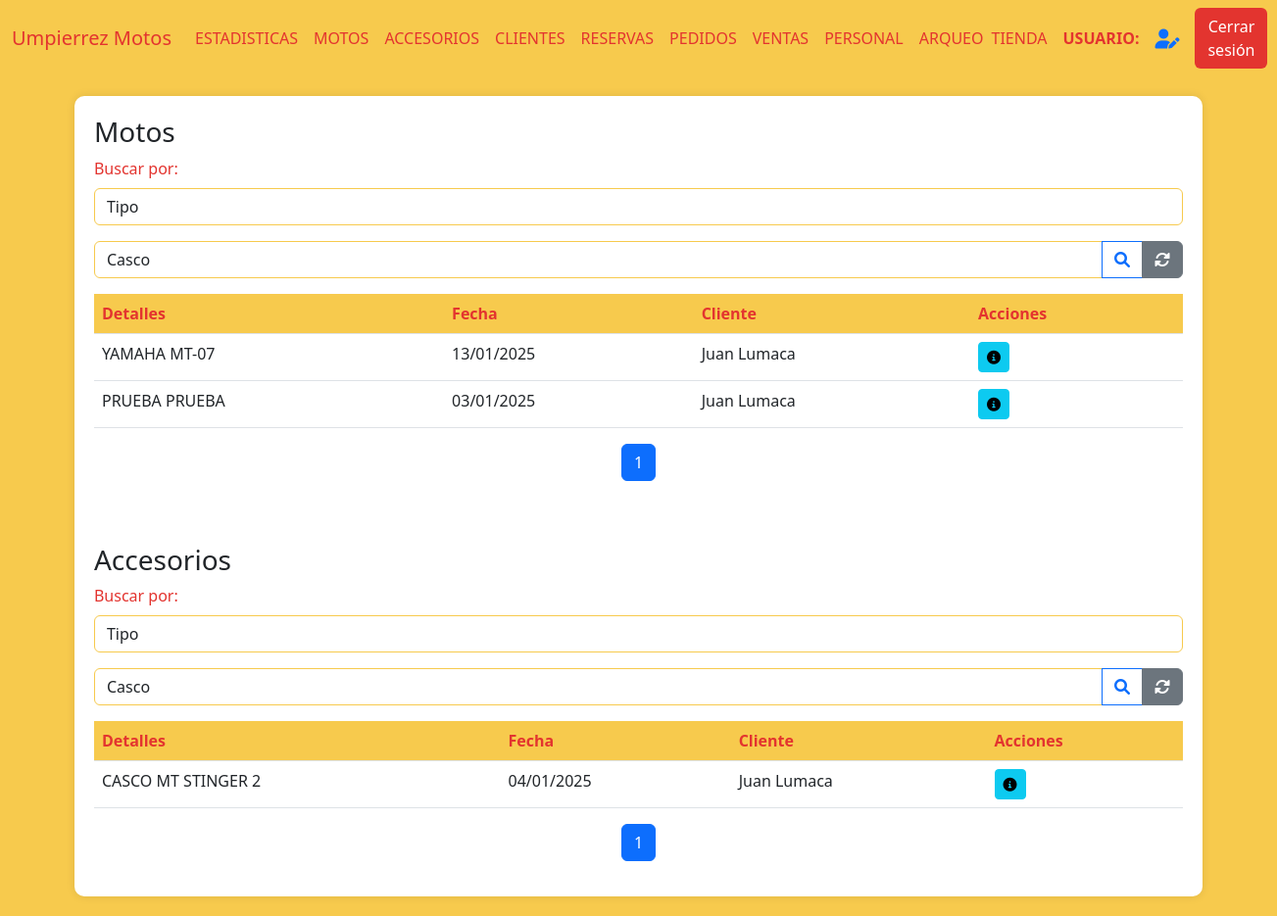
Page /ventas (signed in) on the earlier database version.
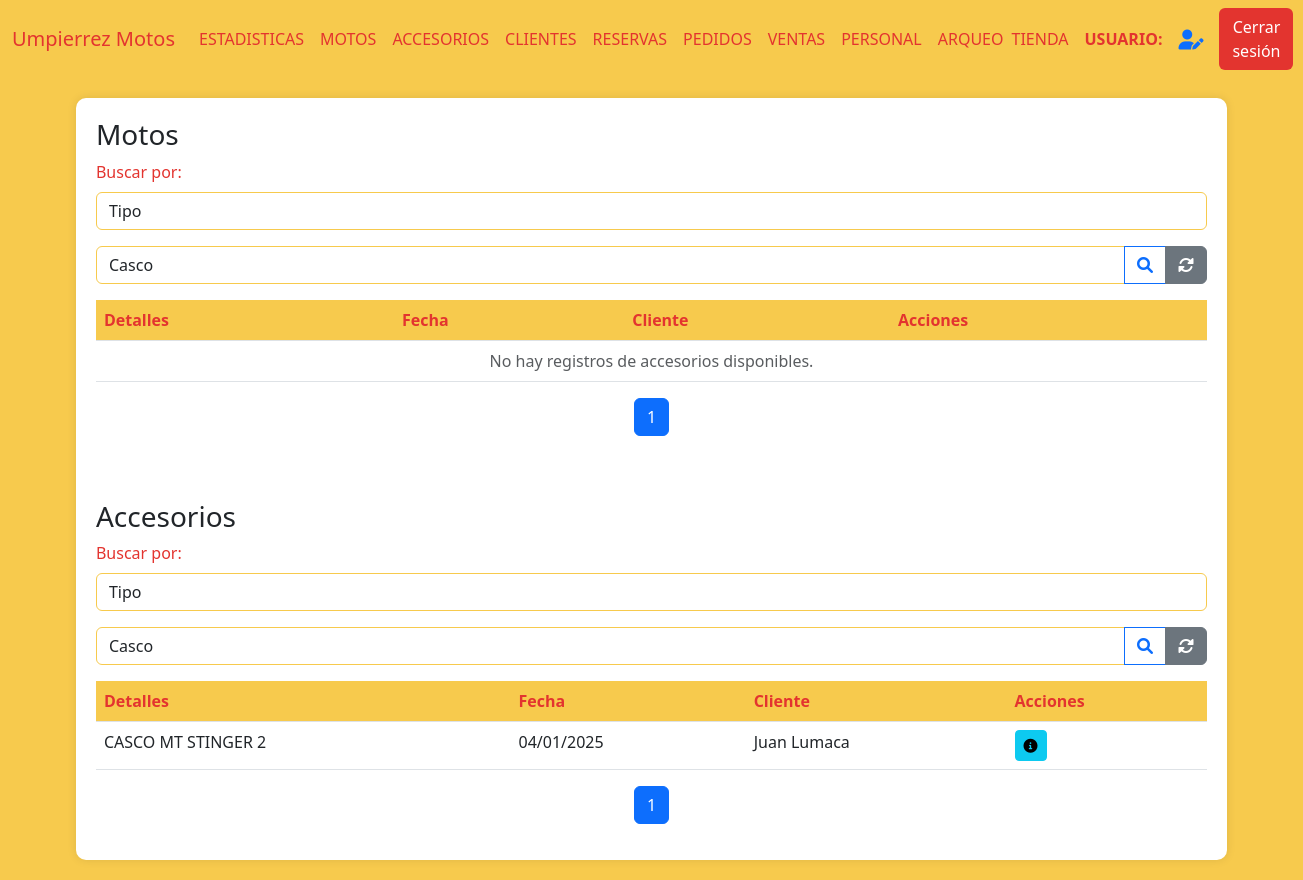
Same page on the later database version.
### AppUM/models.py (models this page shows)
class ComprasVentas(models.Model):
    moto = models.ForeignKey(Moto, related_name='moto_cliente', on_delete=models.CASCADE)
    cliente = models.ForeignKey(Cliente, related_name='cliente_moto', on_delete=models.CASCADE)
    fecha_compra = models.DateField()
    fotocopia_libreta = models.ImageField(null=True, blank=True, upload_to="documentacion/libretas/")
    compra_venta = models.FileField(null=True, blank=True, upload_to="documentacion/compra_venta/")
    certificado_venta = models.FileField(null=True, blank=True, upload_to="documentacion/certificado_venta/")
    tipo = models.CharField(max_length=20)
    forma_de_pago = models.TextField(null=True, blank=True)
    facturas = models.FileField(null=True, blank=True, upload_to="documentacion/facturas_motos/")
    class Meta:
        pass

class ClienteAccesorio(models.Model):
    accesorio = models.ForeignKey(Accesorio, related_name='accesorio_cliente', on_delete=models.CASCADE)
    cliente = models.ForeignKey(Cliente, related_name='cliente_cliente', on_delete=models.CASCADE)
    fecha_compra = models.DateField()
    factura = models.IntegerField(null=True)
    factura_rut = models.IntegerField(null=True)
    factura_documento = models.FileField(null=True, blank=True, upload_to="documentacion/facturas_accesorios/")

### AppUM/decorators.py (the view)
    def _wrapped_view(request, *args, **kwargs):
        user = request.user
        if user.is_authenticated:
            usuario_consulta = Personal.objects.filter(usuario=user.username).first()
            if usuario_consulta:
                if Administrativo.objects.filter(personal_ptr_id=usuario_consulta.id,activo=1).exists():
                    return view_func(request, *args, **kwargs)
                else:
                    raise PermissionDenied
            else:
                return view_func(request, *args, **kwargs)
        else:
            return redirect('Login')  # Redirigir al login si no está autenticado

### AppUM/functions.py (called while the page is built)
def funcion_paginas_varias(req,instancia_model):
    paginator = Paginator(instancia_model, 5)  # 5 motos por página
    page_number = req.GET.get('page')  # Obtiene el número de página desde la URL
    page_obj = paginator.get_page(page_number)
    return page_obj

### AppUM/templates/perfil_administrativo/ventas/ventas.html (shortened to what the changed rows need)
{% extends "perfil_administrativo/padre_perfil_administrativo.html" %}
{% load static %}
{% block contenidoQueCambia %}
<div class="table-container" id="inventarios">
    <table class="table">
        <thead>
            <tr>
                <th>Detalles</th>
                <th>Fecha</th>
                <th>Cliente</th>
                <th>Acciones</th>
            </tr>
        </thead>
        <tbody>
            {% if page_obj %}
                {% for moto in page_obj %}
            <tr>
                <td>{{ moto.moto.moto__marca }} {{ moto.moto.moto__modelo }}</td>
                <td>{{ moto.moto.fecha_compra|date:"d/m/Y"}}</td>
                <td>{{ moto.moto.cliente__nombre }} {{ moto.moto.cliente__apellido }}</td>
                <td>
                    <a href="{% url 'ClienteFicha' moto.moto.cliente__id %}"><button class="btn btn-sm btn-info"><i class="fas fa-info-circle"></i></button></a>
                </td>
            </tr>
            {% endfor %}
            {% else %}
                <tr>
                    <td colspan="9" class="text-center text-muted">
                        No hay registros de accesorios disponibles.
                    </td>
                </tr>
            {% endif %}
        </tbody>
    </table>
    <nav aria-label="Page navigation">
        <ul class="pagination justify-content-center">
            {% for num in page_obj.paginator.page_range %}
            <li class="page-item {% if page_obj.number == num %}active{% endif %}">
                <a class="page-link" href="?page={{ num }}">{{ num }}</a>
            </li>
            {% endfor %}
        </ul>
    </nav>
<br>
<br>
    <table class="table">
        <thead>
            <tr>
                <th>Detalles</th>
                <th>Fecha</th>
                <th>Cliente</th>
                <th>Acciones</th>
            </tr>
        </thead>
        <tbody>
            {% if page_objAccs %}
                {% for accesorio in page_objAccs %}
            <tr>
                <td>{{ accesorio.accesorio.accesorio__tipo }} {{ accesorio.accesorio.accesorio__marca }} {{ accesorio.accesorio.accesorio__modelo }}</td>
                <td>{{ accesorio.accesorio.fecha_compra|date:"d/m/Y"}}</td>
                <td>{{ accesorio.accesorio.cliente__nombre }} {{ accesorio.accesorio.cliente__apellido }}</td>
                <td>
                    <a href="{% url 'ClienteFicha' accesorio.accesorio.cliente__id %}"><button class="btn btn-sm btn-info"><i class="fas fa-info-circle"></i></button></a>
                </td>
            </tr>
            {% endfor %}
            {% else %}
                <tr>
                    <td colspan="9" class="text-center text-muted">
                        No hay registros de accesorios disponibles.
                    </td>
                </tr>
            {% endif %}
        </tbody>
    </table>
    <nav aria-label="Page navigation">
        <ul class="pagination justify-content-center">
            {% for num in page_objAccs.paginator.page_range %}
            <li class="page-item {% if page_objAccs.number == num %}active{% endif %}">
                <a class="page-link" href="?page={{ num }}">{{ num }}</a>
            </li>
            {% endfor %}
        </ul>
    </nav>
</div>
{% endblock %}

Differences in the rows shown:
removed ComprasVentas: moto.moto__marca "YAMAHA", moto.moto__modelo "MT-07", moto.fecha_compra "13/01/2025", moto.cliente__nombre "Juan", moto.cliente__apellido "Lumaca"
removed ComprasVentas: moto.moto__marca "PRUEBA", moto.moto__modelo "PRUEBA", moto.fecha_compra "03/01/2025", moto.cliente__nombre "Juan", moto.cliente__apellido "Lumaca"
Other differences:
text now shown: "No hay registros de accesorios disponibles."
